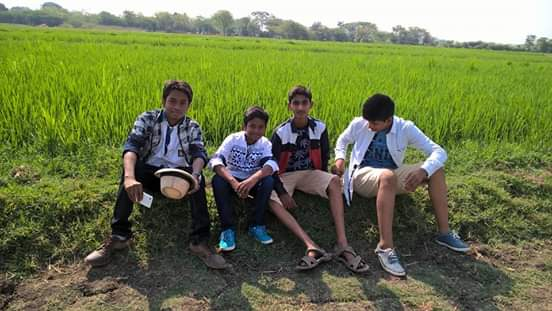
#> input picture img1.jpg, 552 x 311 px
$ python Border2.py
#> lines starting #> are read from the running program, lines starting #| are printed output that depends on the picture
import cv2
import numpy as np
image = cv2.imread('img1.jpg')
#> image is the input picture: shape (311, 552, 3); mean B, G, R 75.2, 118.2, 108.8
image = cv2.copyMakeBorder(image, 100, 100, 100, 100,cv2.BORDER_REFLECT)
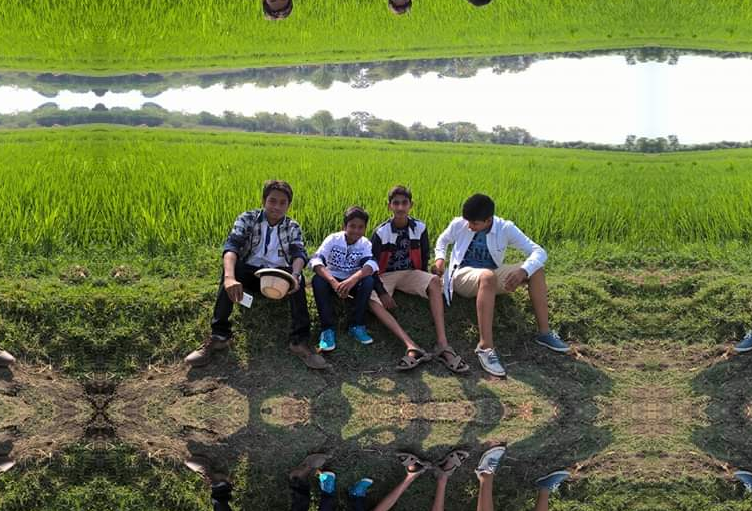
#> image: shape (511, 752, 3); mean B, G, R 76.5, 123.5, 113.2
cv2.imshow('Border',image)

cv2.waitKey(0)
cv2.destroyAllWindows()

$ run again, with input1.jpg copied over img1.jpg
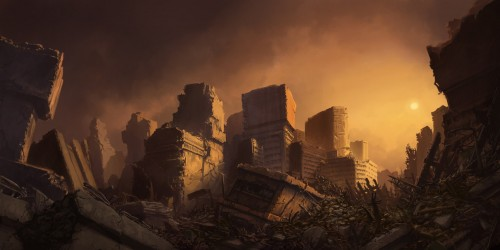
#> input picture input1.jpg, 500 x 250 px
#> image is the input picture: shape (250, 500, 3); mean B, G, R 34.8, 52.4, 81
#> `image = cv2.copyMakeBorder(image, 100, 100, 100, 100,cv2.BORDER_REFLECT)`:
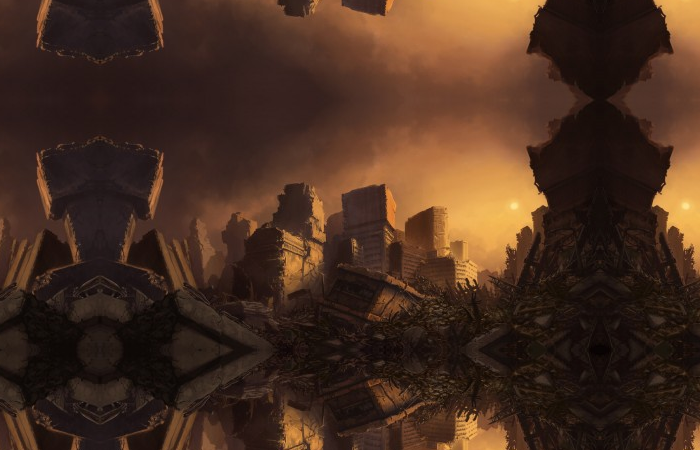
#> image: shape (450, 700, 3); mean B, G, R 31.7, 46.2, 71.7

$ run again, with input2.jpg copied over img1.jpg
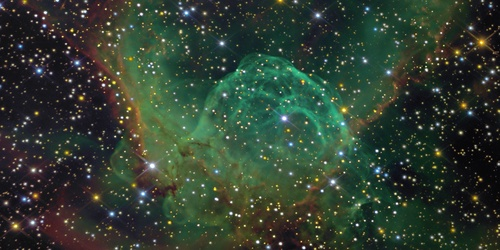
#> input picture input2.jpg, 500 x 250 px
#> image is the input picture: shape (250, 500, 3); mean B, G, R 49.4, 62.5, 48.9
#> `image = cv2.copyMakeBorder(image, 100, 100, 100, 100,cv2.BORDER_REFLECT)`:
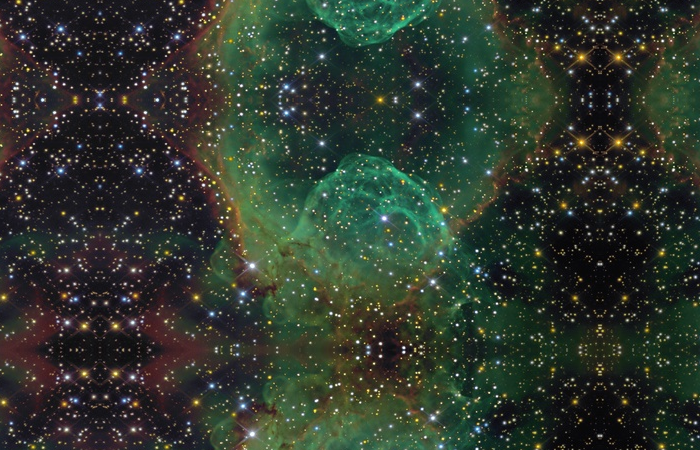
#> image: shape (450, 700, 3); mean B, G, R 45.1, 55.2, 46.2
